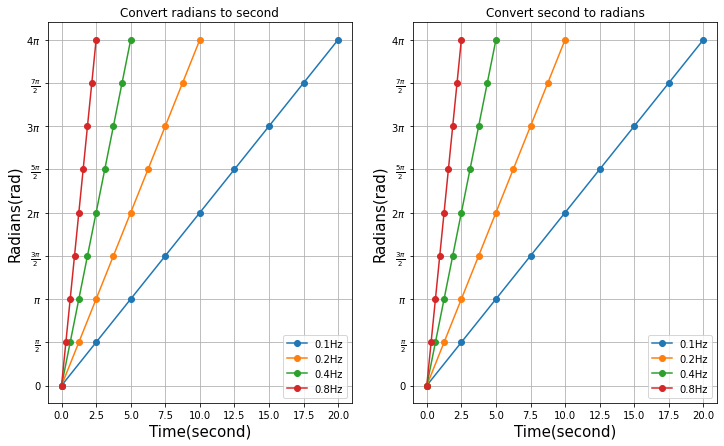

Write the Python code that produced this figure.
# Instructions
# 1) Generate data array xdata_rad= from 0 to 4*pi, 0.5*pi step. Assume unit of this axis is radian
# 2) Convert radians to time in 4 different freuency conditions frequency = [0.1,0.2,0.4, 0.8] (Hz)
# 3) Plot radians as a function of time you converted above.

# 4) Use time data you obtained (2) 
# 5) Convert timedata to cycles bsed on wavelength(frequency) parameters. frequency = [0.1,0.2,0.4, 0.8] (Hz)
# 6) Then convert to radians.
# 7) Plot radians as a function of time.

# 8) Set axes labels, ticks accordingly (refer attached pdf file)
# 9) Save figure as 'Task03-6_time_to_rad2_Yourname.pdf'
# 10) Submit both your source code and figure pdf file

#%%
import numpy as np
import matplotlib.pyplot as plt

freq = [0.1, 0.2, 0.4, 0.8]
ydata_rad = np.arange(0, 4*np.pi + 0.1, 0.5* np.pi)

omega1 = 2*np.pi * freq[0]          # 角速度ω1, f = 0.1
omega2 = 2*np.pi * freq[1]          # 角速度ω2, f = 0.2
omega3 = 2*np.pi * freq[2]          # 角速度ω3, f = 0.4
omega4 = 2*np.pi * freq[3]          # 角速度ω4, f = 0.8

xdata_time1 = ydata_rad * 1/omega1  # １ラジアン変化するのに要する時間を掛ける
xdata_time2 = ydata_rad * 1/omega2  # １ラジアン変化するのに要する時間を掛ける
xdata_time3 = ydata_rad * 1/omega3  # １ラジアン変化するのに要する時間を掛ける
xdata_time4 = ydata_rad * 1/omega4  # １ラジアン変化するのに要する時間を掛ける

ydata_rad1 = xdata_time1 * omega1
ydata_rad2 = xdata_time2 * omega2
ydata_rad3 = xdata_time3 * omega3
ydata_rad4 = xdata_time4 * omega4

# ticks用配列
xticks = np.arange(0, 20.1, 2.5)
yticks = ['0', '$\\frac{\pi}{2}$', '$\pi$', '$\\frac{3\pi}{2}$', '$2\pi$', '$\\frac{5\pi}{2}$', '$3\pi$', '$\\frac{7\pi}{2}$', '$4\pi$']

fig = plt.figure(figsize=(12,7))

ax1 = plt.subplot(1,2,1)
ax1.set_title('Convert radians to second')
ax1.set_xlabel('Time(second)',fontsize = 15)
ax1.set_ylabel('Radians(rad)',fontsize = 15)
ax1.grid()
ax1.set_xticks(xticks)
ax1.set_yticks(ydata_rad, yticks)
ax1.plot(xdata_time1, ydata_rad, marker = 'o', label = '0.1Hz')
ax1.plot(xdata_time2, ydata_rad, marker = 'o', label = '0.2Hz')
ax1.plot(xdata_time3, ydata_rad, marker = 'o', label = '0.4Hz')
ax1.plot(xdata_time4, ydata_rad, marker = 'o', label = '0.8Hz')
ax1.legend()

ax2 = plt.subplot(1,2,2)
ax2.set_title('Convert second to radians')
ax2.set_xlabel('Time(second)',fontsize = 15)
ax2.set_ylabel('Radians(rad)',fontsize = 15)
ax2.grid()
ax2.set_xticks(xticks)
ax2.set_yticks(ydata_rad, yticks)
ax2.plot(xdata_time1, ydata_rad1, marker = 'o', label = '0.1Hz')
ax2.plot(xdata_time2, ydata_rad2, marker = 'o', label = '0.2Hz')
ax2.plot(xdata_time3, ydata_rad3, marker = 'o', label = '0.4Hz')
ax2.plot(xdata_time4, ydata_rad4, marker = 'o', label = '0.8Hz')
ax2.legend()

# %%
